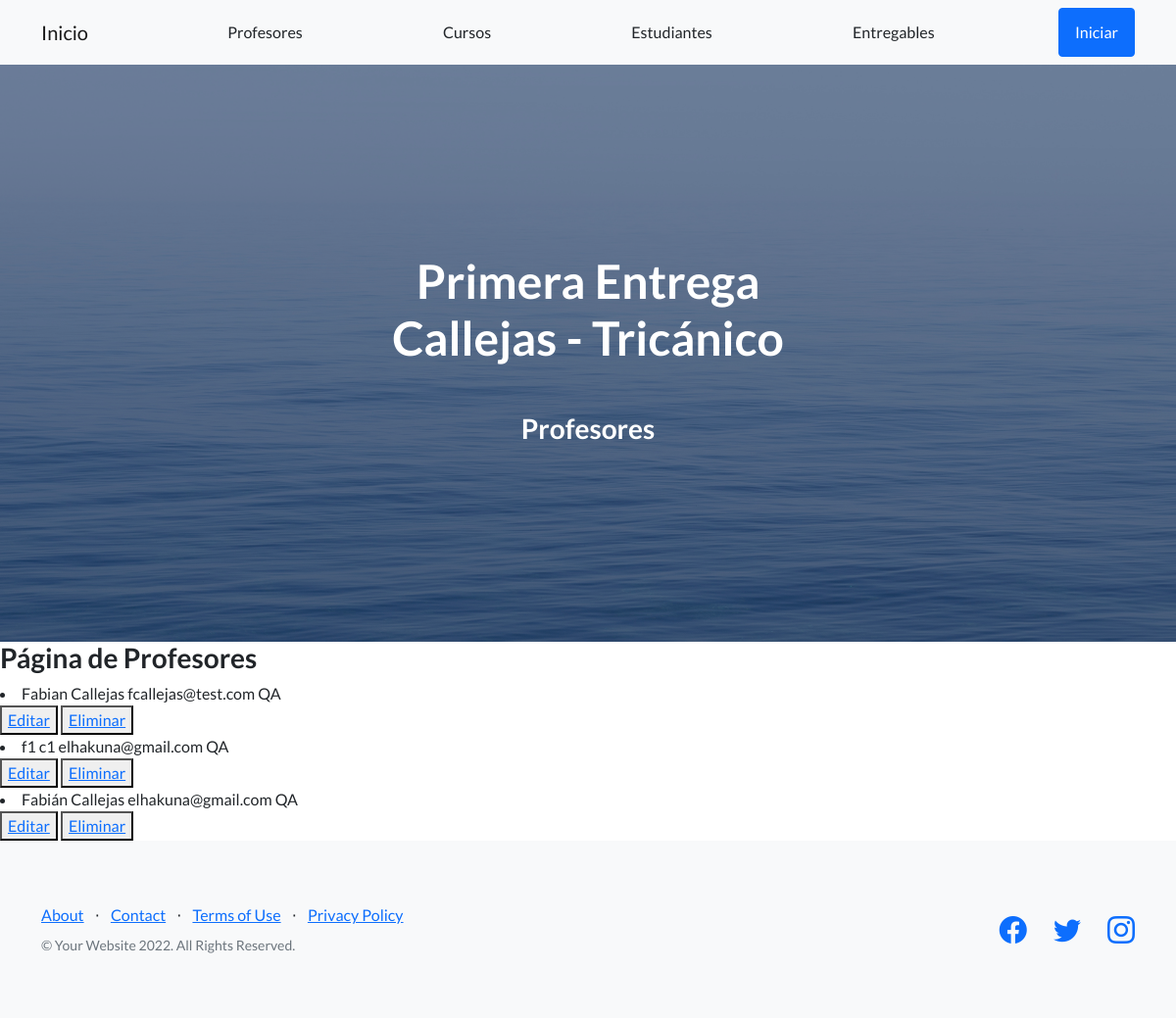
The app's page /appCoder/leerProfesores/, older data.
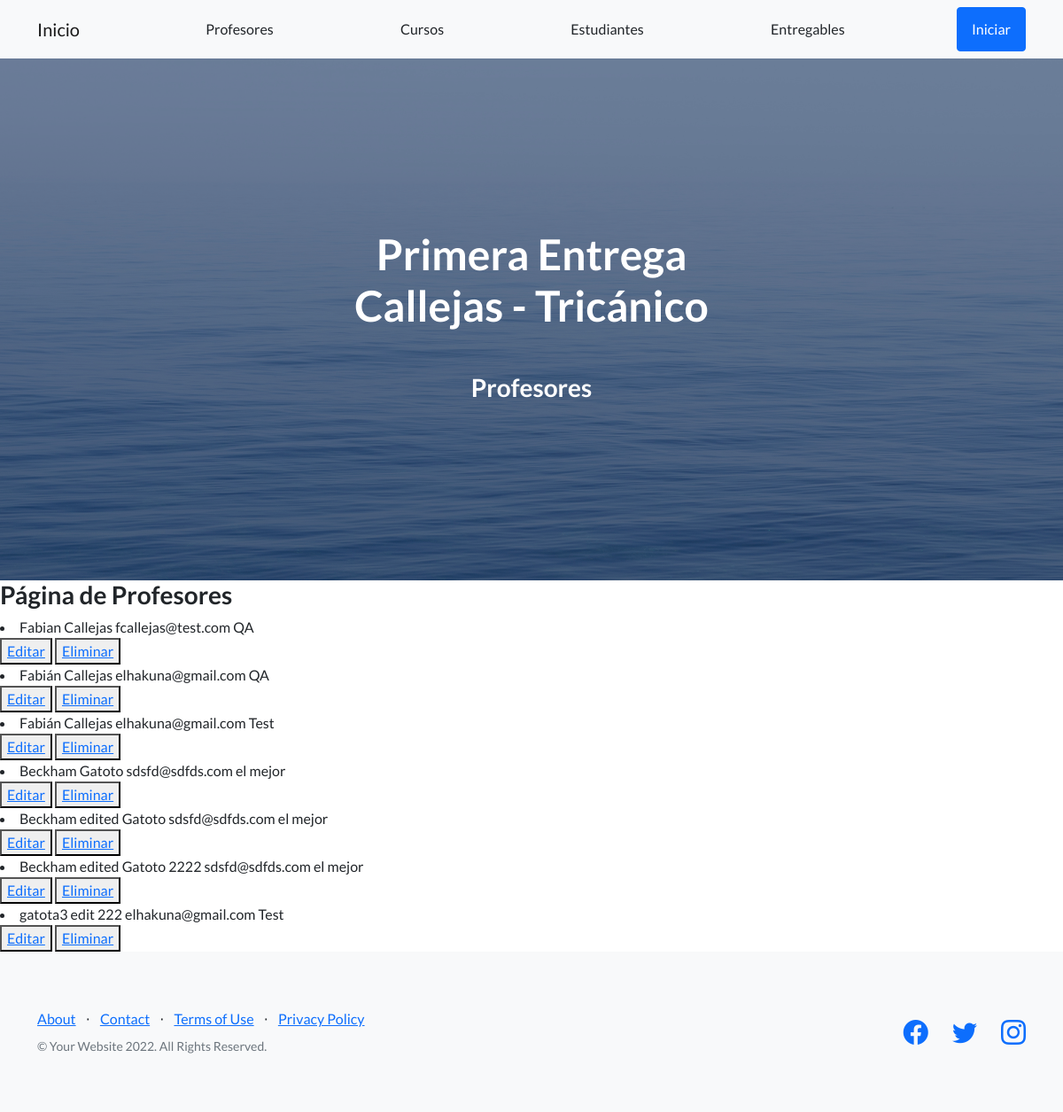
The same page, newer data.
### AppCoder/models.py (models this page shows)
class Profesor (models.Model):
    nombre = models.CharField(max_length=30)
    apellido = models.CharField(max_length=30)
    email = models.EmailField()
    profesion = models.CharField(max_length=30)
    def __str__ (self) -> str:
         return self.nombre+" "+str(self.apellido)+" "+str(self.email) +" "+str(self.profesion)

### AppCoder/views.py (the view)
# urls.py: path('leerProfesores/', leerProfesores, name='LeerProfesores'),
def leerProfesores(request):
    profesores = Profesor.objects.all()
    contexto = {'profesores':profesores}
    return render (request, 'appCoder/profesores.html', contexto)

### AppCoder/template/AppCoder/profesores.html
{% extends "AppCoder/padre.html" %}
{% load static %}
{% block section_name %}
<h3>Profesores</h3>
{% endblock %}
{% block contenidoQueCambia %}
<h3>Página de Profesores</h3>
{% for p in profesores %}
<li> {{p}}</li>
<button>
    <a href="{% url 'editarProfesor' p.nombre %}"> Editar </a>
</button>
<button>
    <a href="{% url 'eliminarProfesor' p.nombre %}"> Eliminar </a>
</button>
{% endfor %}
{% endblock %}

### AppCoder/template/AppCoder/padre.html (shortened to what this page needs)
<!DOCTYPE html>
<html lang="en">
     <head>
        {% load static %}
        <link href="https://cdn.jsdelivr.net/npm/bootstrap-icons@1.5.0/font/bootstrap-icons.css" rel="stylesheet" type="text/css" />
        <link href="{% static 'AppCoder/css/styles.css' %}" rel="stylesheet" />
    </head>
    <body>
        <nav class="navbar navbar-light bg-light static-top">
            <div class="container">
                <a class="navbar-brand" href="{% url 'Inicio' %}">Inicio</a>
                <a class="btn" href="{% url 'Profesores' %}">Profesores</a>
                <a class="btn" href="{% url 'Cursos' %}">Cursos</a>
                <a class="btn" href="{% url 'Estudiantes' %}">Estudiantes</a>
                <a class="btn" href="{% url 'Entregables' %}">Entregables</a>
                <a class="btn btn-primary" href="/">Iniciar</a>
            </div>
        </nav>
        <header class="masthead">
            <div class="container position-relative">
                <div class="row justify-content-center">
                    <div class="col-xl-6">
                        <div class="text-center text-white">
                            <h1 class="mb-5">Primera Entrega <br> Callejas - Tricánico</h1>
                            {% block section_name %}
                            {% endblock %}
                    </div>
                </div>
            </div>
        </header>
         {% block contenidoQueCambia %}
         {% endblock %}
        <footer class="footer bg-light">
            <div class="container">
                <div class="row">
                    <div class="col-lg-6 h-100 text-center text-lg-start my-auto">
                        <ul class="list-inline mb-2">
                            <li class="list-inline-item"><a href="#!">About</a></li>
                            <li class="list-inline-item">⋅</li>
                            <li class="list-inline-item"><a href="#!">Contact</a></li>
                            <li class="list-inline-item">⋅</li>
                            <li class="list-inline-item"><a href="#!">Terms of Use</a></li>
                            <li class="list-inline-item">⋅</li>
                            <li class="list-inline-item"><a href="#!">Privacy Policy</a></li>
                        </ul>
                        <p class="text-muted small mb-4 mb-lg-0">&copy; Your Website 2022. All Rights Reserved.</p>
                    </div>
                    <div class="col-lg-6 h-100 text-center text-lg-end my-auto">
                        <ul class="list-inline mb-0">
                            <li class="list-inline-item me-4">
                                <a href="#!"><i class="bi-facebook fs-3"></i></a>
                            </li>
                            <li class="list-inline-item me-4">
                                <a href="#!"><i class="bi-twitter fs-3"></i></a>
                            </li>
                            <li class="list-inline-item">
                                <a href="#!"><i class="bi-instagram fs-3"></i></a>
                            </li>
                        </ul>
                    </div>
                </div>
            </div>
        </footer>
    </body>
</html>

Row changes from the older to the newer data that the page shows:
removed Profesor: nombre+apellido+email "f1 c1 elhakuna@gmail.com QA"
added Profesor: nombre+apellido+email "Fabián Callejas elhakuna@gmail.com Test"
added Profesor: nombre+apellido+email "Beckham Gatoto sdsfd@sdfds.com el mejor"
added Profesor: nombre+apellido+email "Beckham edited Gatoto sdsfd@sdfds.com el mejor"
added Profesor: nombre+apellido+email "Beckham edited Gatoto 2222 sdsfd@sdfds.com el mejor"
added Profesor: nombre+apellido+email "gatota3 edit 222 elhakuna@gmail.com Test"
